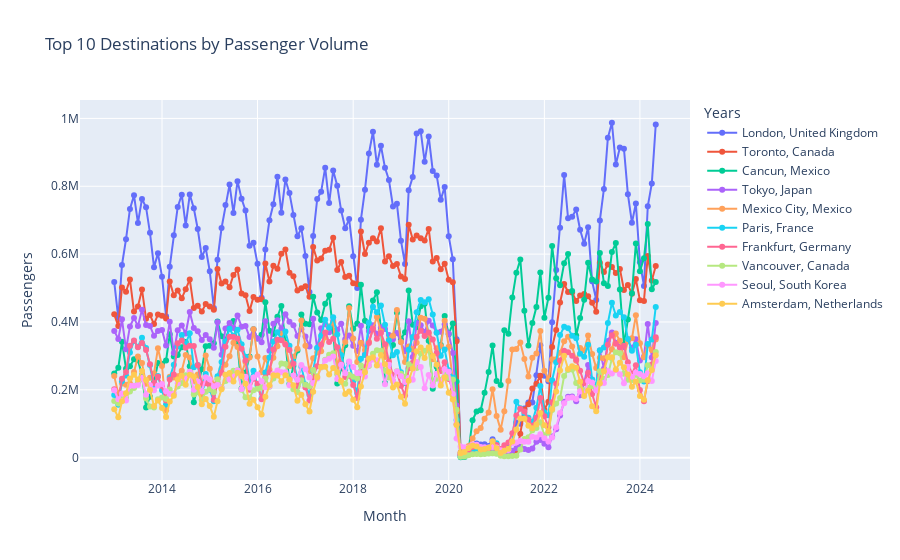

The notebook cell saved with this chart:
### Code cell
# plot top 10 overall passenger volume destinations in one plot
fig = go.Figure()
for c in df_tp['DEST_CITY_NAME'].unique():
    dfc = df_dest[df_dest['DEST_CITY_NAME']==c]
    fig.add_traces(go.Scatter(x=dfc['DATE'], y=dfc['PASSENGERS'], mode='lines+markers', name=c))

fig.update_layout(
    yaxis_title="Passengers", 
    xaxis_title="Month",
    legend_title="Years", 
    title="Top 10 Destinations by Passenger Volume"
)
fig.show()

### Figure 1 — Plotly figure (JSON) as saved in the notebook; plotly's stock layout.template omitted (floating-point values rounded to 4 significant figures; data arrays with more than 128 entries replaced by an {"elided": "..."} marker saying what was removed)
{"data": [{"mode": "lines+markers", "name": "London, United Kingdom", "type": "scatter", "x": {"elided": "137 str values"}, "y": {"elided": "137 int values"}}, {"mode": "lines+markers", "name": "Toronto, Canada", "type": "scatter", "x": {"elided": "137 str values"}, "y": {"elided": "137 int values"}}, {"mode": "lines+markers", "name": "Cancun, Mexico", "type": "scatter", "x": {"elided": "137 str values"}, "y": {"elided": "137 int values"}}, {"mode": "lines+markers", "name": "Tokyo, Japan", "type": "scatter", "x": {"elided": "137 str values"}, "y": {"elided": "137 int values"}}, {"mode": "lines+markers", "name": "Mexico City, Mexico", "type": "scatter", "x": {"elided": "137 str values"}, "y": {"elided": "137 int values"}}, {"mode": "lines+markers", "name": "Paris, France", "type": "scatter", "x": {"elided": "137 str values"}, "y": {"elided": "137 int values"}}, {"mode": "lines+markers", "name": "Frankfurt, Germany", "type": "scatter", "x": {"elided": "137 str values"}, "y": {"elided": "137 int values"}}, {"mode": "lines+markers", "name": "Vancouver, Canada", "type": "scatter", "x": {"elided": "137 str values"}, "y": {"elided": "137 int values"}}, {"mode": "lines+markers", "name": "Seoul, South Korea", "type": "scatter", "x": {"elided": "137 str values"}, "y": {"elided": "137 int values"}}, {"mode": "lines+markers", "name": "Amsterdam, Netherlands", "type": "scatter", "x": {"elided": "137 str values"}, "y": {"elided": "137 int values"}}], "layout": {"legend": {"title": {"text": "Years"}}, "title": {"text": "Top 10 Destinations by Passenger Volume"}, "xaxis": {"title": {"text": "Month"}}, "yaxis": {"title": {"text": "Passengers"}}}}
